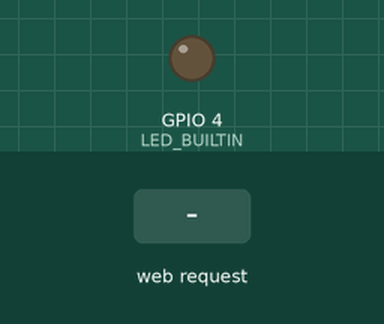
Recording of a sketch running on a simulated ESP32. Shown: output pins drawn as LEDs (lit = HIGH). The test bench sets the inputs (shaded band). WiFi joins after 1.5 s; servers stay silent unless stated; what the sketch prints to the serial monitor is not drawn.

Above: at 4.2 s.
4.3 s: HTTP request GET /ledon received
At 5.2 s:
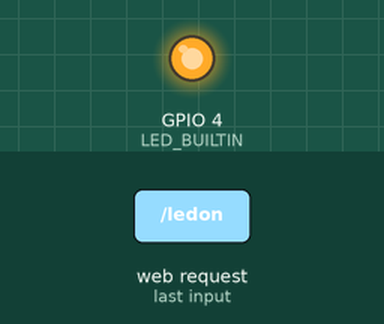
5.8 s: HTTP request GET /ledoff received
At 6.4 s:
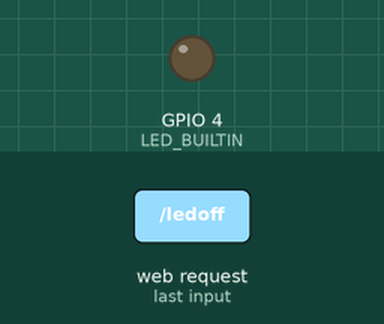
Timing chart, 0 to 8.8 s (numbered marks = the images above; inputs shaded):
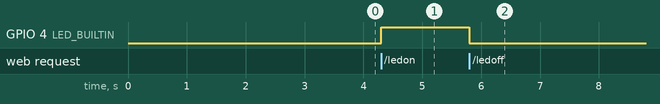

The sketch:

BeyondBlink.ino
```cpp
#include "credentials.h"
#include <WiFi.h>
#include <WebServer.h>

WebServer server(80);

#define LED_BUILTIN 4
bool LEDstatus = LOW;

void setup() {
  Serial.begin(115200);
  delay(1000);
  pinMode(LED_BUILTIN, OUTPUT);
  digitalWrite(LED_BUILTIN, LOW);

  Serial.print("Connecting to ");
  Serial.print(WIFI_SSID);

  //connect to your local wi-fi network
  WiFi.begin(WIFI_SSID, WIFI_PASSWORD);

  //check wi-fi is connected to wi-fi network
  while (WiFi.status() != WL_CONNECTED) {
    delay(1000);
    Serial.print(".");
  }

  Serial.println("");
  Serial.println("WiFi connected!");
  Serial.print("Web Server IP Address: ");  Serial.println(WiFi.localIP());

  server.on("/", handle_OnConnect);
  server.on("/ledon", handle_ledon);
  server.on("/ledoff", handle_ledoff);
  server.onNotFound(handle_NotFound);

  server.begin();
  Serial.println("HTTP server started.");
}

void loop() {
  server.handleClient();
}

void print_GPIO_Status(int gpio){
  Serial.print("GPIO ");
  Serial.print(gpio);
  Serial.print(" Status: ");
  if (digitalRead(gpio))
    {Serial.println("ON");}
  else
    {Serial.println("OFF");}
}

void handle_OnConnect() {
  print_GPIO_Status(LED_BUILTIN);
  server.send(200, "text/html", SendHTML(digitalRead(LED_BUILTIN)));
}

void handle_ledon() {
  digitalWrite(LED_BUILTIN, HIGH);
  print_GPIO_Status(LED_BUILTIN);
  server.send(200, "text/html", SendHTML(true));
}

void handle_ledoff() {
  digitalWrite(LED_BUILTIN, LOW);
  print_GPIO_Status(LED_BUILTIN);
  server.send(200, "text/html", SendHTML(false));
}

void handle_NotFound(){
  server.send(404, "text/plain", "Not found");
}

String SendHTML(uint8_t led1stat){
  String ptr = "<!DOCTYPE html> <html>\n";
  ptr +="<head><meta name=\"viewport\" content=\"width=device-width, initial-scale=1.0, user-scalable=no\">\n";
  ptr +="<title>LED Controller</title>\n";
  ptr +="<style>html { font-family: Helvetica; display: inline-block; margin: 0px auto; text-align: center;}\n";
  ptr +="body{margin-top: 50px;} h1 {color: #444444;margin: 50px auto 30px;} h3 {color: #444444;margin-bottom: 50px;}\n";
  ptr +=".button {display: block;width: 80px;background-color: #3498db;border: none;color: white;padding: 13px 30px;text-decoration: none;font-size: 25px;margin: 0px auto 35px;cursor: pointer;border-radius: 4px;}\n";
  ptr +=".button-on {background-color: #3498db;}\n";
  ptr +=".button-on:active {background-color: #2980b9;}\n";
  ptr +=".button-off {background-color: #34495e;}\n";
  ptr +=".button-off:active {background-color: #2c3e50;}\n";
  ptr +="p {font-size: 14px;color: #888;margin-bottom: 10px;}\n";
  ptr +="</style>\n";
  ptr +="</head>\n";
  ptr +="<body>\n";
  ptr +="<h1>ESP32 Web Server</h1>\n";
    ptr +="<h3>Using Station(STA) Mode</h3>\n";

   if(led1stat)
  {ptr +="<p>LED Status: ON</p><a class=\"button button-off\" href=\"/ledoff\">OFF</a>\n";}
  else
  {ptr +="<p>LED Status: OFF</p><a class=\"button button-on\" href=\"/ledon\">ON</a>\n";}

  ptr +="</body>\n";
  ptr +="</html>\n";
  return ptr;
}
```

credentials.h
```cpp
// Note that this file was created without actual passwords, commited to Git and
// then set to be excluded from being checked from future changes with the following command.
//
//   git update-index --assume-unchanged credentials.h
//
// https://arduino.stackexchange.com/questions/40411/hiding-wlan-password-when-pushing-to-github/55583#55583

#ifndef CREDENTIALS_H
#define CREDENTIALS_H

// Replace with your actual SSID and password:
#define WIFI_SSID "Your WiFI SSID here"
#define WIFI_PASSWORD "Your WiFi password here"

#endif
```

Measured:
- after the input at 4.3 s, GPIO 4 (LED_BUILTIN): LOW → HIGH at once
- after the input at 5.8 s, GPIO 4 (LED_BUILTIN): HIGH → LOW at once
